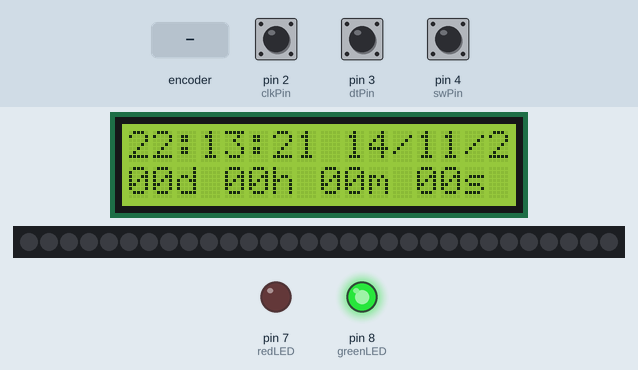
The sketch below on a simulated Arduino Uno, built with avr-gcc and run on an emulated ATmega328P. On the bench: 16×2 character LCD, 30 RGB LEDs in strip order, left to right, output pins drawn as LEDs (lit = HIGH). The test bench sets the inputs (shaded band); at power-on: pin 4 (swPin) HIGH, pin 2 (clkPin) HIGH, pin 3 (dtPin) HIGH. The local clock reads 2024-03-15 10:24:30 at power-on unless the sketch sets it; what the sketch prints to the serial monitor is not drawn.

Above: at 1.2 s.
1.3 s: pin 4 (swPin) pulled LOW for 0.15 s
At 2.6 s:
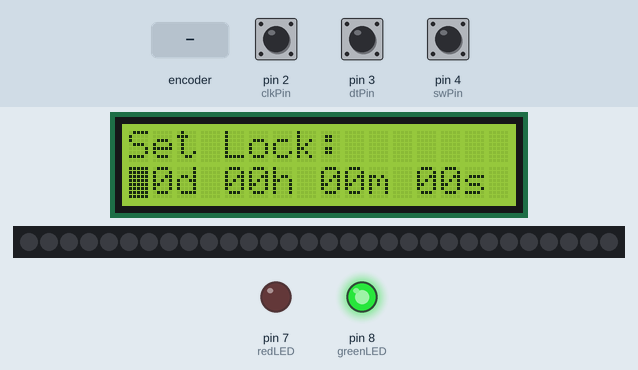
3.1 s: pin 4 (swPin) pulled LOW for 3.2 s
At 6.8 s:
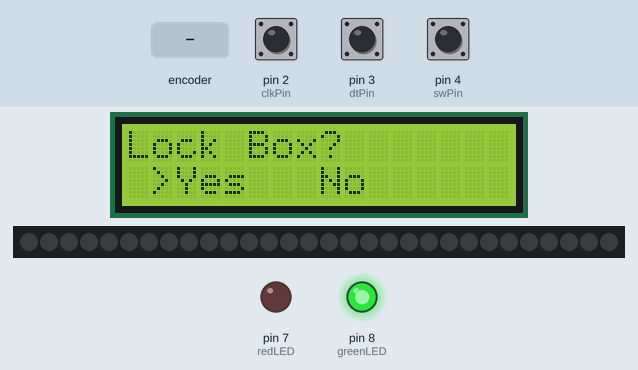
7.8 s: pin 4 (swPin) pulled LOW for 3.2 s
At 11.6 s:
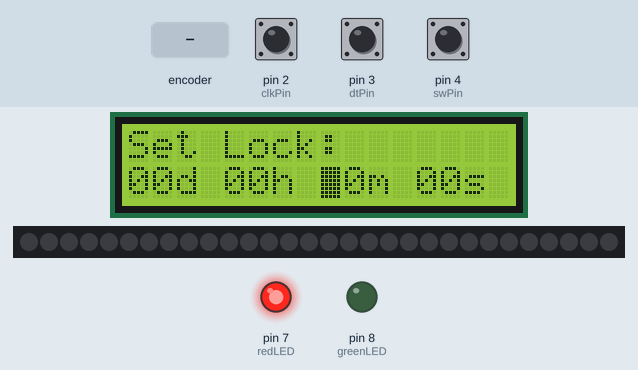
12.5 s: rotary encoder on pin 2 (clkPin) / pin 3 (dtPin) turned 3 steps (first pin leading)
At 13.4 s:
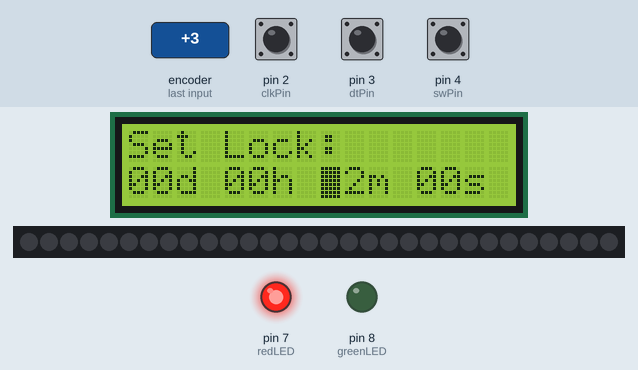
14.6 s: pin 4 (swPin) pulled LOW for 0.15 s
At 15.3 s:
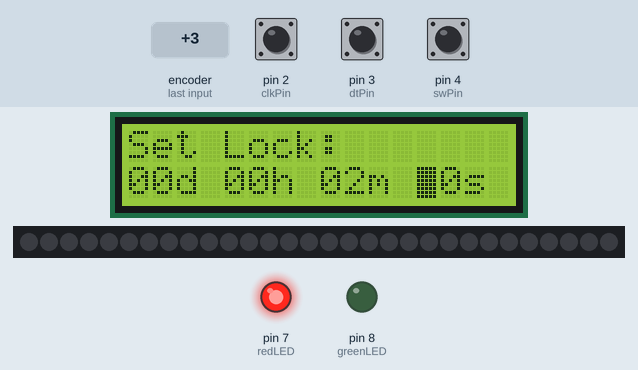
17.7 s: rotary encoder on pin 2 (clkPin) / pin 3 (dtPin) turned 3 steps (first pin leading)
At 19.0 s:
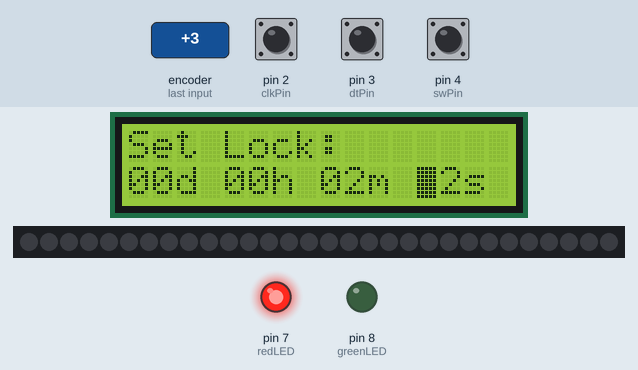
Timing chart, 0 to 20.7 s (numbered marks = the images above; inputs shaded):
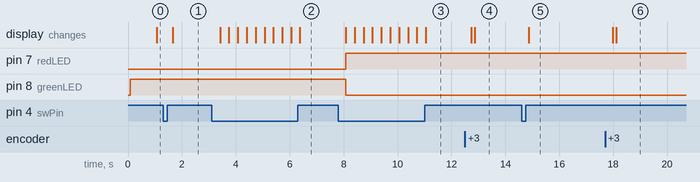

The sketch:

prototype_2.ino
```cpp
#include <Wire.h>
#include <LiquidCrystal_I2C.h>
#include <RTClib.h>
// #include <Servo.h>
#include <FastLED.h>

// LED Strip setup
FASTLED_USING_NAMESPACE
#define DATA_PIN    11
#define LED_TYPE    WS2811
#define COLOR_ORDER GRB
#define NUM_LEDS    30
CRGB leds[NUM_LEDS];
#define BRIGHTNESS          96
#define FRAMES_PER_SECOND  120
uint8_t gHue = 0;

// LCD and RTC setup
LiquidCrystal_I2C lcd(0x27, 16, 2);
RTC_DS3231 RTC;

// Servo myServo;

// Countdown setup (Default target time: 00d 00h 01m 00s)
int targetYear = 2024;
int targetMonth = 9;
int targetDay = 0;
int targetHour = 0;
int targetMinute = 0;
int targetSeconds = 0;

// Temporary variables for setting new time
int tempTargetDay = targetDay;
int tempTargetHour = targetHour;
int tempTargetMinute = targetMinute;
int tempTargetSeconds = targetSeconds;

DateTime target;  // Fixed target DateTime

// Leds
const int redLED = 7;
const int greenLED = 8;

// Open lid button
const int lidButton = 10;

// Rotary-Encoder pins
const int clkPin = 2;
const int dtPin = 3;
const int swPin = 4;

// Rotary Encoder state
int counter = 0;
int currentStateClk;
int lastStateClk;
int buttonState;
unsigned long lastEncoderTime = 0;
unsigned long debounceInterval = 5;

// Set mode variables
int setMode = 0;  // 0: Normal countdown mode, 1: Setting time mode, 2: Lock confirmation mode
int selectedField = 0;  // Tracks which part of the time (days, hours, minutes, seconds) is being adjusted
int lockSelection = 0;  // 0 for "Yes", 1 for "No"

void setup() {
  lcd.init();
  lcd.backlight();

  Serial.begin(9600);
  Wire.begin();
  RTC.begin();
  RTC.adjust(DateTime(__DATE__, __TIME__));

  pinMode(redLED, OUTPUT);
  pinMode(greenLED, OUTPUT);

  // myServo.attach(9);

  pinMode(lidButton, INPUT);

  pinMode(clkPin, INPUT);
  pinMode(dtPin, INPUT);
  pinMode(swPin, INPUT_PULLUP);

  lastStateClk = digitalRead(clkPin);

  // Set default target to 00d 00h 00m 00s from now
  DateTime now = RTC.now();
  target = now + TimeSpan(0, 0, 0, 0);  // Default 0 minute from now

  // tell FastLED about the LED strip configuration
  FastLED.addLeds<LED_TYPE,DATA_PIN,COLOR_ORDER>(leds, NUM_LEDS).setCorrection(TypicalLEDStrip);
  // set master brightness control
  FastLED.setBrightness(BRIGHTNESS);
}

void loop() {
  DateTime now = RTC.now();

  handleEncoder(now);

  if (setMode == 0) {
    // Normal countdown operation
    displayCurrentTime(now);
    checkCountdown(now);
  } else if (setMode == 1) {
    // Setting time mode
    setTargetTime();  // This is called every time the user is adjusting the time
  } else if (setMode == 2) {
    // Confirmation mode: Lock box?
    confirmLockBox();
  }

  delay(100);
}

void handleEncoder(DateTime now) {
  currentStateClk = digitalRead(clkPin);

  if (currentStateClk != lastStateClk) {
    if (digitalRead(dtPin) != currentStateClk) {
      counter++;
    } else {
      counter++; // Previously counter--; but encoder noise kept decrementing values, maybe fix, might be nicer...
    }

    if (setMode == 1) {
      // Adjust the selected field (days, hours, minutes, seconds) based on encoder rotation
      switch (selectedField) {
        case 0:
          tempTargetDay += (counter > 0) ? 1 : -1;
          if (tempTargetDay < 0) tempTargetDay = 0;  // Prevent negative days
          break;
        case 1:
          tempTargetHour += (counter > 0) ? 1 : -1;
          if (tempTargetHour < 0) tempTargetHour = 0;  // Prevent negative hours
          break;
        case 2:
          tempTargetMinute += (counter > 0) ? 1 : -1;
          if (tempTargetMinute < 0) tempTargetMinute = 0;  // Prevent negative minutes
          break;
        case 3:
          tempTargetSeconds += (counter > 0) ? 1 : -1;
          if (tempTargetSeconds < 0) tempTargetSeconds = 0;  // Prevent negative seconds
          break;
      }
      lcd.blink();
    }

    if (setMode == 2) {
      // Toggle between "Yes" and "No" for lock confirmation
      if (counter > 0) {
        lockSelection = 0;  // "Yes"
      } else if (counter < 0) {
        lockSelection = 1;  // "No"
      }
    }

    counter = 0;
  }

  lastStateClk = currentStateClk;

  if (digitalRead(swPin) == LOW) {
    delay(200);  // Button debounce

    if (setMode == 0) {
      // Enter set time mode
      setMode = 1;
      selectedField = 0;  // Start by adjusting days
    } else if (setMode == 1) {
      // Move to the next field (days -> hours -> minutes -> seconds)
      selectedField++;
      if (selectedField > 3) {
        setMode = 2;  // Go to lock confirmation screen
      }
    } else if (setMode == 2) {
      // Handle lock confirmation
      if (lockSelection == 0) {
        // "Yes" selected, update the target time with new values
        DateTime now = RTC.now();
        target = now + TimeSpan(tempTargetDay, tempTargetHour, tempTargetMinute, tempTargetSeconds);

        // Return to normal countdown mode
        setMode = 0;

        // Print updated target time for debug purposes
        Serial.print("Updated target time: ");
        Serial.print(target.day());
        Serial.print("d ");
        Serial.print(target.hour());
        Serial.print("h ");
        Serial.print(target.minute());
        Serial.print("m ");
        Serial.print(target.second());
        Serial.println("s");

      } else {
        // "No" selected, go back to time setting mode
        setMode = 1;
        selectedField = 0;
      }
    }
  }
}

void setTargetTime() {
  lcd.clear();
  lcd.print("Set Lock:");

  // Display the time values currently being set
  char timeBuffer[16];
  sprintf(timeBuffer, "%02dd %02dh %02dm %02ds", tempTargetDay, tempTargetHour, tempTargetMinute, tempTargetSeconds);
  lcd.setCursor(0, 1);
  lcd.print(timeBuffer);

  // // Indicate which field is being adjusted
  lcd.setCursor(selectedField * 4, 1);  // Position cursor under the current field
  lcd.blink();
}

void confirmLockBox() {
  lcd.clear();
  lcd.print("Lock Box?");
  lcd.setCursor(0, 1);
  lcd.blink_off();

  if (lockSelection == 0) {
    lcd.print(" >Yes   No");
  } else {
    lcd.print("  Yes  >No");
  }
}

void displayCurrentTime(DateTime now) {
  char dateBuffer[16];
  sprintf(dateBuffer, "%02u:%02u:%02u %02u/%02u/%02u", now.hour(), now.minute(), now.second(), now.day(), now.month(), now.year() % 100);
  lcd.setCursor(0, 0);
  lcd.print(dateBuffer);
}

void checkCountdown(DateTime now) {
  TimeSpan remaining = target - now;

  if (remaining.totalseconds() > 0) {
    // Display the countdown on the second line
    char countDownBuffer[16];
    sprintf(countDownBuffer, "%02ud %02uh %02um %02us", remaining.days(), remaining.hours(), remaining.minutes(), remaining.seconds());
    lcd.setCursor(0, 1);
    lcd.print(countDownBuffer);

    lockBox();

  } else {

    unlockBox();

  }
}

void lockBox() {
    // Turn on red LED
    digitalWrite(redLED, HIGH);
    digitalWrite(greenLED, LOW);
    // Move servo to lock position
    // myServo.write(90);
    // delay(20);
    // Turn off blinking LCD cursor
    lcd.blink_off();
    ledStripOff();

}

void unlockBox() {
    // Turn on green LED
    digitalWrite(redLED, LOW);
    digitalWrite(greenLED, HIGH);
    // Display 00
    lcd.setCursor(0, 1);
    lcd.print("00d 00h 00m 00s");
    // Move servo to unlock position
    // myServo.write(0);
    // delay(20);
    // Turn off blinking LCD cursor
    lcd.blink_off();

    if (lidButton == LOW) {
      ledStripOn();
    }
    else {
      ledStripOff();
    }

}

void ledStripOn() {
    fill_rainbow( leds, NUM_LEDS, gHue, 7);
    FastLED.show();
    FastLED.delay(1000/FRAMES_PER_SECOND);
    EVERY_N_MILLISECONDS( 20 ) { gHue++; };
}

void ledStripOff() {
    fill_solid(leds, NUM_LEDS, CRGB::Black);
    FastLED.show();
}
```

Measured:
- after the input at 1.3 s, the display: changes after 0.36 s (image 1)
- after the input at 3.1 s, the display: first changes after 0.32 s (image 2 shows a later state)
- after the input at 7.8 s, pin 7 (redLED): LOW → HIGH after 0.28 s; pin 8 (greenLED): HIGH → LOW after 0.28 s; the display: first changes after 0.28 s (image 3 shows a later state)
- after the input at 12.5 s, the display: first changes after 0.23 s (image 4 shows a later state)
- after the input at 14.6 s, the display: changes after 0.27 s (image 5)
- after the input at 17.7 s, the display: first changes after 0.27 s (image 6 shows a later state)
